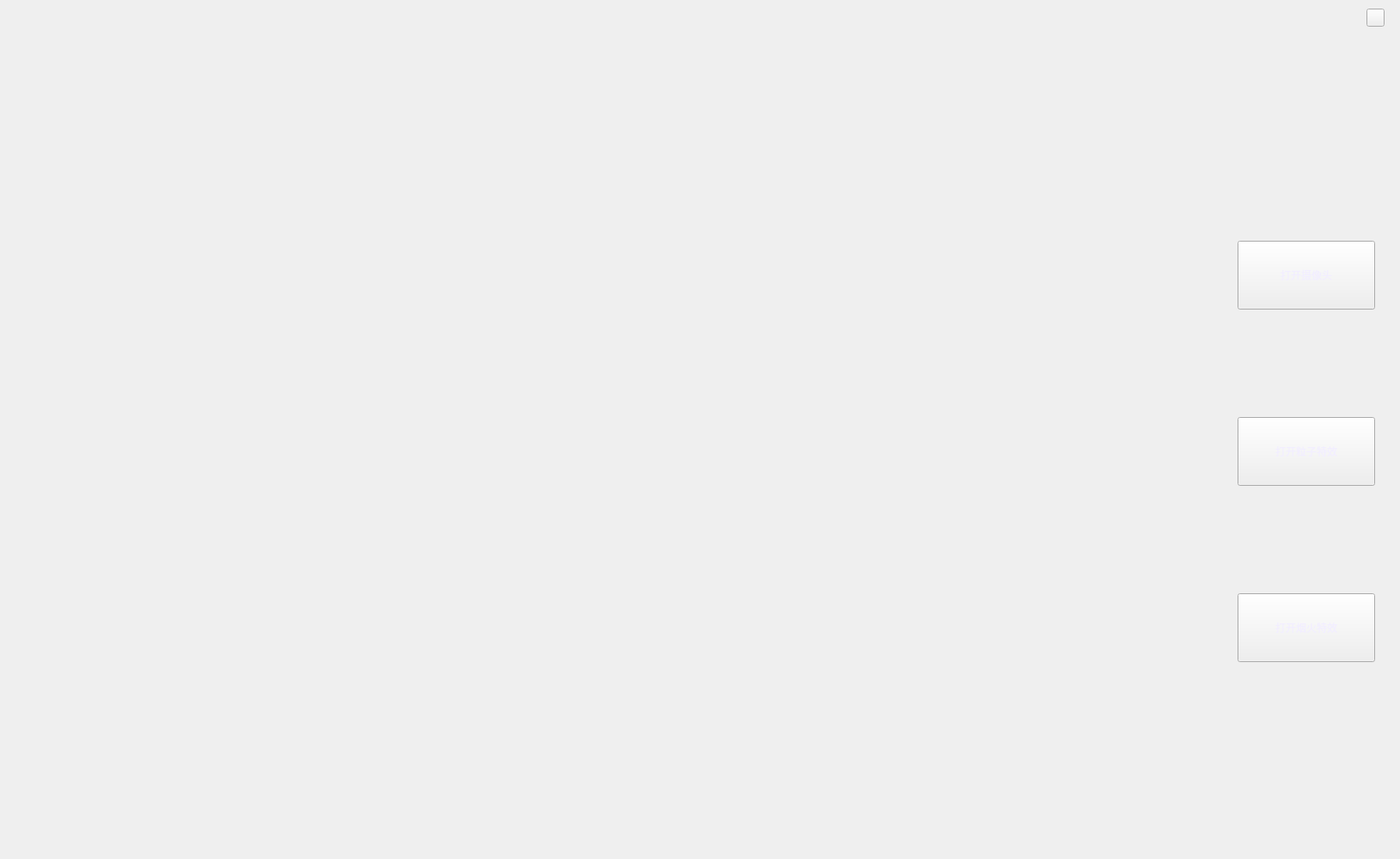
<?xml version="1.0" encoding="UTF-8"?>
<ui version="4.0">
 <class>Widget</class>
 <widget class="QWidget" name="Widget">
  <property name="geometry">
   <rect>
    <x>0</x>
    <y>0</y>
    <width>1629</width>
    <height>999</height>
   </rect>
  </property>
  <property name="maximumSize">
   <size>
    <width>1629</width>
    <height>999</height>
   </size>
  </property>
  <property name="windowTitle">
   <string>Widget</string>
  </property>
  <widget class="QPushButton" name="pushButton_close">
   <property name="geometry">
    <rect>
     <x>1590</x>
     <y>10</y>
     <width>21</width>
     <height>21</height>
    </rect>
   </property>
   <property name="text">
    <string/>
   </property>
  </widget>
  <widget class="QLabel" name="labelcamera">
   <property name="geometry">
    <rect>
     <x>40</x>
     <y>120</y>
     <width>1281</width>
     <height>781</height>
    </rect>
   </property>
   <property name="text">
    <string/>
   </property>
  </widget>
  <widget class="QPushButton" name="pushButton_lizi">
   <property name="geometry">
    <rect>
     <x>1440</x>
     <y>485</y>
     <width>160</width>
     <height>80</height>
    </rect>
   </property>
   <property name="styleSheet">
    <string notr="true">font: 12pt &quot;黑体&quot;;
color:rgb(242, 238, 255)</string>
   </property>
   <property name="text">
    <string>打开粒子特效</string>
   </property>
  </widget>
  <widget class="QPushButton" name="pushButton_yanhuo">
   <property name="geometry">
    <rect>
     <x>1440</x>
     <y>690</y>
     <width>160</width>
     <height>80</height>
    </rect>
   </property>
   <property name="styleSheet">
    <string notr="true">font: 12pt &quot;黑体&quot;;
color:rgb(242, 238, 255)
</string>
   </property>
   <property name="text">
    <string>打开烟火特效</string>
   </property>
  </widget>
  <widget class="QPushButton" name="pushButton_open">
   <property name="geometry">
    <rect>
     <x>1440</x>
     <y>280</y>
     <width>160</width>
     <height>80</height>
    </rect>
   </property>
   <property name="maximumSize">
    <size>
     <width>243</width>
     <height>16777215</height>
    </size>
   </property>
   <property name="styleSheet">
    <string notr="true">font: 12pt &quot;黑体&quot;;
color:rgb(242, 238, 255)
</string>
   </property>
   <property name="text">
    <string>打开摄像头</string>
   </property>
  </widget>
 </widget>
 <resources/>
 <connections/>
</ui>
